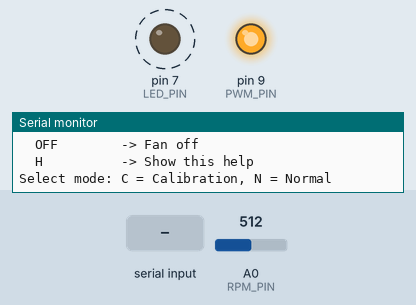
Recording of a sketch running on a simulated Arduino Uno, built with avr-gcc and run on an emulated ATmega328P. Parts: output pins drawn as LEDs (lit = HIGH), the last lines printed to the serial monitor. Dashed ring = blinking. Inputs (shaded band) come from the test bench; at power-on: A0 (RPM_PIN) = 512.

Above: at 0.83 s.
1.4 s: "C\n" received over Serial
At 1.85 s:
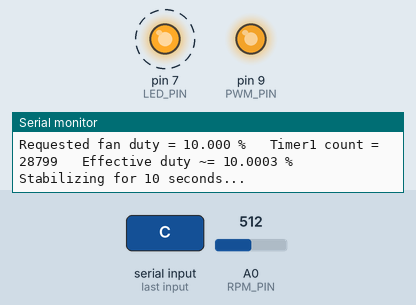
4.4 s: "N\n" received over Serial
At 4.65 s:
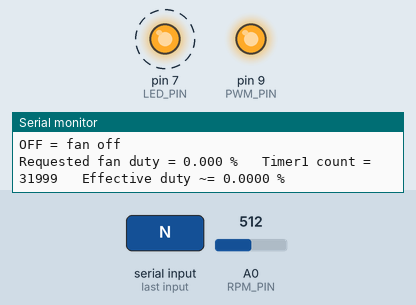
Timing chart, 0 to 16.4 s (numbered marks = the images above; inputs shaded):
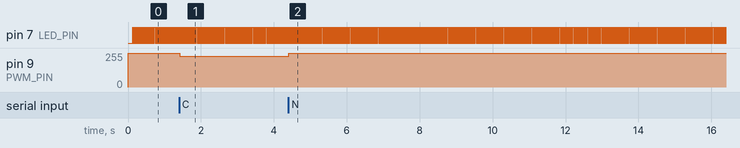

Measured:
- after the input at 1.4 s, pin 9 (PWM_PIN): 255/255 → 229/255 at once
- after the input at 4.4 s, pin 9 (PWM_PIN): 229/255 → 255/255 at once
- by itself, pin 7 (LED_PIN): alternates HIGH for 0.01 s and LOW for 0.01 s

The sketch:

fan_control_modes_fine_pwm_1.ino
```cpp
// ============================================================
// FAN CONTROL WITH TWO MODES + FINE PWM CONTROL
// Arduino UNO R3 / Nano (ATmega328P)
//
// D7 = blinking LED
// D9 = high-resolution Timer1 PWM output to BC547 -> IRF520 -> fan
// A0 = photodiode RPM signal
//
// Serial commands (115200 baud, Newline ending):
//   C          -> Calibration mode
//   N          -> Normal/manual mode
//   16.25      -> Set fan duty to 16.25% in Normal mode
//   D 16.25    -> Same thing
//   OFF        -> Fan off
//   H          -> Help
//
// IMPORTANT:
//   The BC547 stage inverts the PWM.
//   Therefore the Arduino PWM duty is (100% - desired fan duty).
//
// This version uses Timer1 on D9 at ~500 Hz with TOP = 31999.
// That gives ~32000 PWM steps instead of analogWrite()'s 256 steps.
// Nominal duty resolution ~= 100/32000 = 0.003125%.
// ============================================================

const int LED_PIN = 7;
const int PWM_PIN = 9;      // MUST be D9 for Timer1 OC1A
const int RPM_PIN = A0;

// ============================================================
// USER SETTINGS
// ============================================================

float blinksPerSecond = 34.0;

// Calibration sweep
const int DUTY_START = 10;
const int DUTY_END   = 100;
const int DUTY_STEP  = 10;

const unsigned long SETTLE_TIME_MS = 10000;
const unsigned long SAMPLE_TIME_MS = 1000;
const int NUM_OMEGA_SAMPLES = 10;

// Photodiode thresholds using INTERNAL ~1.1 V reference
const int THRESHOLD_HIGH = 135;
const int THRESHOLD_LOW  = 126;

const float PULSES_PER_REV = 1.0;
const unsigned long MIN_PULSE_INTERVAL_US = 5000;

// ============================================================
// HIGH-RESOLUTION TIMER1 PWM SETTINGS
// ============================================================
// Arduino clock = 16 MHz
// Fast PWM, TOP = ICR1, prescaler = 1
// f_PWM = 16e6 / (1 * (TOP + 1))
//       = 16e6 / 32000
//       = 500 Hz

const uint16_t PWM_TOP = 31999;

// ============================================================
// OPERATING MODES
// ============================================================

enum OperatingMode {
  WAITING_FOR_MODE,
  CALIBRATION_MODE,
  NORMAL_MODE
};

OperatingMode operatingMode = WAITING_FOR_MODE;

// ============================================================
// CALIBRATION STATE
// ============================================================

enum SweepState {
  SETTLING,
  MEASURING,
  FINISHED
};

SweepState sweepState = FINISHED;

// ============================================================
// VARIABLES
// ============================================================

unsigned long previousBlinkTime = 0;
bool ledState = LOW;

bool signalHigh = false;
unsigned long pulseCount = 0;
unsigned long lastPulseTimeUs = 0;

float currentDuty = 0.0;
uint16_t currentTimerCount = PWM_TOP;

unsigned long stateStartTime = 0;
unsigned long previousOmegaSampleTime = 0;
unsigned long previousNormalSampleTime = 0;

float omegaSum = 0.0;
int omegaSampleCount = 0;

const int NUM_POINTS =
  ((DUTY_END - DUTY_START) / DUTY_STEP) + 1;

float averageOmegaResults[NUM_POINTS];
float averageRPMResults[NUM_POINTS];
float dutyResults[NUM_POINTS];
uint16_t pwmResults[NUM_POINTS];
int resultIndex = 0;

// Serial command buffer
const int COMMAND_BUFFER_SIZE = 32;
char commandBuffer[COMMAND_BUFFER_SIZE];
int commandLength = 0;

// ============================================================
// LED
// ============================================================

void updateLED() {
  unsigned long now = millis();
  unsigned long halfPeriod =
    (unsigned long)(1000.0 / (2.0 * blinksPerSecond));

  if (now - previousBlinkTime >= halfPeriod) {
    previousBlinkTime = now;
    ledState = !ledState;
    digitalWrite(LED_PIN, ledState);
  }
}

// ============================================================
// TIMER1 PWM
// ============================================================

void setupFinePWM() {
  pinMode(PWM_PIN, OUTPUT);

  // Stop/reset Timer1 while configuring.
  TCCR1A = 0;
  TCCR1B = 0;
  TCNT1 = 0;

  ICR1 = PWM_TOP;
  OCR1A = PWM_TOP;

  // Fast PWM, mode 14: WGM13:0 = 1110
  // TOP = ICR1
  TCCR1A = _BV(WGM11);
  TCCR1B = _BV(WGM13) | _BV(WGM12) | _BV(CS10);  // prescaler = 1

  // Start safely with fan OFF.
  // BC547 inversion means Arduino HIGH -> BC547 ON -> MOSFET gate LOW.
  TCCR1A &= ~(_BV(COM1A1) | _BV(COM1A0));
  digitalWrite(PWM_PIN, HIGH);
}

uint16_t dutyToTimerCount(float fanDutyPercent) {
  if (fanDutyPercent <= 0.0) return PWM_TOP;
  if (fanDutyPercent >= 100.0) return 0;

  float fanFraction = fanDutyPercent / 100.0;

  // BC547 inverts the signal, so Arduino HIGH fraction is 1 - fanFraction.
  float arduinoHighFraction = 1.0 - fanFraction;

  long count = lround((double)PWM_TOP * arduinoHighFraction);

  if (count < 0) count = 0;
  if (count > PWM_TOP) count = PWM_TOP;

  return (uint16_t)count;
}

void setFanDuty(float fanDutyPercent) {
  if (fanDutyPercent < 0.0) fanDutyPercent = 0.0;
  if (fanDutyPercent > 100.0) fanDutyPercent = 100.0;

  currentDuty = fanDutyPercent;
  currentTimerCount = dutyToTimerCount(currentDuty);

  // Handle the two endpoints as true DC levels so there is no tiny PWM pulse.
  if (currentDuty <= 0.0) {
    // Fan OFF: Arduino HIGH constantly -> BC547 pulls MOSFET gate LOW.
    TCCR1A &= ~(_BV(COM1A1) | _BV(COM1A0));
    digitalWrite(PWM_PIN, HIGH);
  }
  else if (currentDuty >= 100.0) {
    // Fan FULL ON: Arduino LOW constantly -> BC547 OFF -> gate pulled to +10 V.
    TCCR1A &= ~(_BV(COM1A1) | _BV(COM1A0));
    digitalWrite(PWM_PIN, LOW);
  }
  else {
    OCR1A = currentTimerCount;

    // Non-inverting OC1A output on D9.
    // BC547 then performs the required hardware inversion.
    TCCR1A &= ~_BV(COM1A0);
    TCCR1A |= _BV(COM1A1);
  }

  float effectiveDuty;
  if (currentDuty <= 0.0) {
    effectiveDuty = 0.0;
  }
  else if (currentDuty >= 100.0) {
    effectiveDuty = 100.0;
  }
  else {
    effectiveDuty = 100.0 *
      (1.0 - ((float)currentTimerCount / (float)PWM_TOP));
  }

  Serial.print("Requested fan duty = ");
  Serial.print(currentDuty, 3);
  Serial.print(" %   Timer1 count = ");
  Serial.print(currentTimerCount);
  Serial.print("   Effective duty ~= ");
  Serial.print(effectiveDuty, 4);
  Serial.println(" %");
}

void fanOff() {
  setFanDuty(0.0);
}

// ============================================================
// PHOTODIODE / RPM
// ============================================================

void samplePhotodiode() {
  int sensorValue = analogRead(RPM_PIN);

  if (!signalHigh && sensorValue >= THRESHOLD_HIGH) {
    unsigned long nowUs = micros();

    if (nowUs - lastPulseTimeUs >= MIN_PULSE_INTERVAL_US) {
      bool shouldCount =
        (operatingMode == NORMAL_MODE) ||
        (operatingMode == CALIBRATION_MODE && sweepState == MEASURING);

      if (shouldCount) {
        pulseCount++;
      }

      lastPulseTimeUs = nowUs;
    }

    signalHigh = true;
  }

  if (signalHigh && sensorValue <= THRESHOLD_LOW) {
    signalHigh = false;
  }
}

float calculateRPM(unsigned long pulses, unsigned long elapsedMs) {
  if (elapsedMs == 0) return 0.0;

  float revolutions = pulses / PULSES_PER_REV;
  return revolutions * (60000.0 / elapsedMs);
}

float rpmToOmega(float rpm) {
  return rpm * 2.0 * PI / 60.0;
}

// ============================================================
// NORMAL MODE
// ============================================================

void startNormalMode() {
  operatingMode = NORMAL_MODE;
  sweepState = FINISHED;

  pulseCount = 0;
  previousNormalSampleTime = millis();

  Serial.println();
  Serial.println("======================================");
  Serial.println("NORMAL FAN CONTROL MODE");
  Serial.println("======================================");
  Serial.println("Enter decimal fan duty from 0 to 100.");
  Serial.println("Examples: 16.25   16.5   17.125   D 42.75");
  Serial.println("C = calibration mode");
  Serial.println("OFF = fan off");
  Serial.println();

  fanOff();
}

void updateNormalMode() {
  unsigned long now = millis();

  if (now - previousNormalSampleTime >= SAMPLE_TIME_MS) {
    unsigned long elapsed = now - previousNormalSampleTime;
    previousNormalSampleTime = now;

    unsigned long pulses = pulseCount;
    pulseCount = 0;

    float rpm = calculateRPM(pulses, elapsed);
    float omega = rpmToOmega(rpm);

    Serial.print("Duty = ");
    Serial.print(currentDuty, 3);
    Serial.print(" %   RPM = ");
    Serial.print(rpm, 1);
    Serial.print("   omega = ");
    Serial.print(omega, 3);
    Serial.println(" rad/s");
  }
}

// ============================================================
// CALIBRATION MODE
// ============================================================

void startCalibrationMode() {
  operatingMode = CALIBRATION_MODE;

  resultIndex = 0;
  currentDuty = (float)DUTY_START;
  pulseCount = 0;
  omegaSum = 0.0;
  omegaSampleCount = 0;

  Serial.println();
  Serial.println("======================================");
  Serial.println("CALIBRATION MODE");
  Serial.println("======================================");
  Serial.println("Sweep: 10% to 100% in 10% steps");
  Serial.println("Each point: 10 s settle + 10 s measure");
  Serial.println("Enter N at any time to abort to Normal mode.");
  Serial.println();

  setFanDuty(currentDuty);
  Serial.println("Stabilizing for 10 seconds...");

  stateStartTime = millis();
  sweepState = SETTLING;
}

void startMeasurement() {
  pulseCount = 0;
  omegaSum = 0.0;
  omegaSampleCount = 0;

  previousOmegaSampleTime = millis();
  sweepState = MEASURING;

  Serial.println("Starting 10 second measurement...");
}

void takeOmegaSample() {
  unsigned long now = millis();
  unsigned long elapsed = now - previousOmegaSampleTime;
  previousOmegaSampleTime = now;

  unsigned long pulses = pulseCount;
  pulseCount = 0;

  float rpm = calculateRPM(pulses, elapsed);
  float omega = rpmToOmega(rpm);

  omegaSum += omega;
  omegaSampleCount++;

  Serial.print("Sample ");
  Serial.print(omegaSampleCount);
  Serial.print("/");
  Serial.print(NUM_OMEGA_SAMPLES);
  Serial.print("   RPM = ");
  Serial.print(rpm, 1);
  Serial.print("   omega = ");
  Serial.print(omega, 3);
  Serial.println(" rad/s");
}

void printFinalResults() {
  Serial.println();
  Serial.println("============================================================");
  Serial.println("FINAL FAN PWM -> ANGULAR SPEED CALIBRATION");
  Serial.println("============================================================");
  Serial.println("FanDutyPercent,Timer1Count,AverageRPM,AverageOmega_rad_s");

  for (int i = 0; i < resultIndex; i++) {
    Serial.print(dutyResults[i], 3);
    Serial.print(",");
    Serial.print(pwmResults[i]);
    Serial.print(",");
    Serial.print(averageRPMResults[i], 2);
    Serial.print(",");
    Serial.println(averageOmegaResults[i], 3);
  }

  Serial.println("============================================================");
}

void finishMeasurement() {
  if (omegaSampleCount == 0) return;

  float averageOmega = omegaSum / omegaSampleCount;
  float averageRPM = averageOmega * 60.0 / (2.0 * PI);
  uint16_t timerCount = dutyToTimerCount(currentDuty);

  dutyResults[resultIndex] = currentDuty;
  pwmResults[resultIndex] = timerCount;
  averageOmegaResults[resultIndex] = averageOmega;
  averageRPMResults[resultIndex] = averageRPM;
  resultIndex++;

  Serial.println();
  Serial.println("--------------------------------------");
  Serial.print("Fan duty = ");
  Serial.print(currentDuty, 3);
  Serial.println(" %");
  Serial.print("AVERAGE RPM = ");
  Serial.println(averageRPM, 2);
  Serial.print("AVERAGE omega = ");
  Serial.print(averageOmega, 3);
  Serial.println(" rad/s");
  Serial.println("--------------------------------------");

  if (currentDuty + DUTY_STEP <= DUTY_END + 0.001) {
    currentDuty += DUTY_STEP;
    setFanDuty(currentDuty);
    Serial.println("Stabilizing for 10 seconds...");

    stateStartTime = millis();
    sweepState = SETTLING;
  }
  else {
    sweepState = FINISHED;
    printFinalResults();
    fanOff();

    Serial.println();
    Serial.println("Calibration complete. Fan OFF.");
    Serial.println("Enter N for Normal mode or C to calibrate again.");
  }
}

void updateCalibrationMode() {
  unsigned long now = millis();

  if (sweepState == SETTLING) {
    if (now - stateStartTime >= SETTLE_TIME_MS) {
      startMeasurement();
    }
  }
  else if (sweepState == MEASURING) {
    if (now - previousOmegaSampleTime >= SAMPLE_TIME_MS) {
      takeOmegaSample();

      if (omegaSampleCount >= NUM_OMEGA_SAMPLES) {
        finishMeasurement();
      }
    }
  }
}

// ============================================================
// SERIAL COMMANDS
// ============================================================

void printHelp() {
  Serial.println();
  Serial.println("Commands:");
  Serial.println("  C          -> Calibration mode");
  Serial.println("  N          -> Normal/manual mode");
  Serial.println("  16.25      -> Set fan duty to 16.25% in Normal mode");
  Serial.println("  D 16.25    -> Same thing");
  Serial.println("  OFF        -> Fan off");
  Serial.println("  H          -> Show this help");
  Serial.println();
}

void processCommand(char *cmd) {
  while (*cmd == ' ' || *cmd == '\t') cmd++;

  int len = strlen(cmd);
  while (len > 0 && (cmd[len - 1] == ' ' || cmd[len - 1] == '\t')) {
    cmd[len - 1] = '\0';
    len--;
  }

  if (len == 0) return;

  for (int i = 0; cmd[i] != '\0'; i++) {
    if (cmd[i] >= 'a' && cmd[i] <= 'z') {
      cmd[i] = cmd[i] - 'a' + 'A';
    }
  }

  if (strcmp(cmd, "C") == 0 ||
      strcmp(cmd, "CAL") == 0 ||
      strcmp(cmd, "CALIBRATION") == 0) {
    startCalibrationMode();
    return;
  }

  if (strcmp(cmd, "N") == 0 ||
      strcmp(cmd, "NORMAL") == 0) {
    startNormalMode();
    return;
  }

  if (strcmp(cmd, "H") == 0 ||
      strcmp(cmd, "HELP") == 0) {
    printHelp();
    return;
  }

  if (strcmp(cmd, "OFF") == 0) {
    if (operatingMode == NORMAL_MODE) {
      fanOff();
    }
    else {
      Serial.println("Switch to Normal mode first with N.");
    }
    return;
  }

  if (operatingMode != NORMAL_MODE) {
    Serial.println("Manual duty control is available only in Normal mode.");
    Serial.println("Enter N first.");
    return;
  }

  char *numberStart = cmd;

  // Also accept: D 16.25 or DUTY 16.25
  if (cmd[0] == 'D') {
    char *space = strchr(cmd, ' ');
    if (space == NULL) {
      Serial.println("Use D <0..100>, for example D 16.25");
      return;
    }
    numberStart = space + 1;
  }

  char *endPtr;
  double duty = strtod(numberStart, &endPtr);

  while (*endPtr == ' ' || *endPtr == '\t') endPtr++;

  if (*endPtr != '\0' || duty < 0.0 || duty > 100.0) {
    Serial.println("Invalid duty. Enter a decimal number from 0 to 100.");
    return;
  }

  setFanDuty((float)duty);
}

void handleSerial() {
  while (Serial.available() > 0) {
    char c = Serial.read();

    if (c == '\r') {
      continue;
    }

    if (c == '\n') {
      commandBuffer[commandLength] = '\0';
      processCommand(commandBuffer);
      commandLength = 0;
    }
    else if (commandLength < COMMAND_BUFFER_SIZE - 1) {
      commandBuffer[commandLength++] = c;
    }
  }
}

// ============================================================
// SETUP
// ============================================================

void setup() {
  pinMode(LED_PIN, OUTPUT);

  setupFinePWM();

  analogReference(INTERNAL);
  Serial.begin(115200);

  delay(100);

  // Throw away first ADC readings after switching reference.
  analogRead(RPM_PIN);
  analogRead(RPM_PIN);
  analogRead(RPM_PIN);

  Serial.println();
  Serial.println("Fine-resolution Fan Controller");
  Serial.println("Timer1 PWM on D9, approximately 500 Hz");
  Serial.println("Nominal PWM resolution approximately 0.003125%");
  Serial.println("ADC reference = INTERNAL approximately 1.1 V");
  Serial.println();

  printHelp();
  Serial.println("Select mode: C = Calibration, N = Normal");
}

// ============================================================
// MAIN LOOP
// ============================================================

void loop() {
  handleSerial();
  samplePhotodiode();
  updateLED();

  if (operatingMode == NORMAL_MODE) {
    updateNormalMode();
  }
  else if (operatingMode == CALIBRATION_MODE) {
    updateCalibrationMode();
  }
}
```
